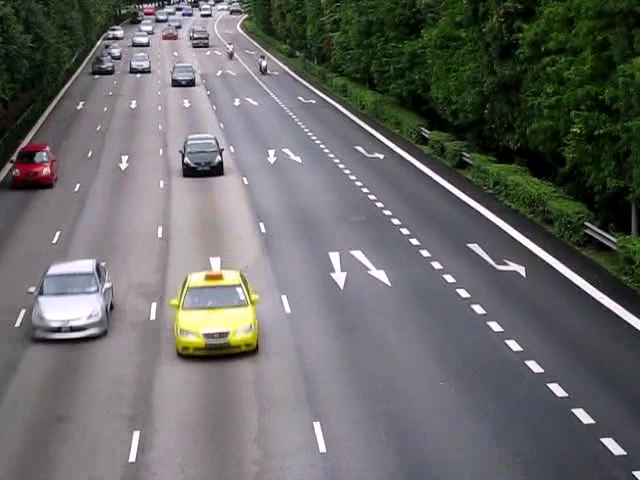
#> input picture frame 30 of ForegroundRemoval/traffic.mp4, 640 x 480 px
$ python ForegroundRemoval.py   (Python 2 division)
#> lines starting #> are read from the running program, lines starting #| are printed output that depends on the picture
#Name: Adrian Chan
'''
This Script takes a video still and removes the cars from the foreground,
leaving only the highway
'''

import cv2
import cv2.cv as cv
import numpy as np

cap = cv2.VideoCapture('traffic.mp4')

width = cap.get(cv.CV_CAP_PROP_FRAME_WIDTH)
height = cap.get(cv.CV_CAP_PROP_FRAME_HEIGHT)
fps = cap.get(cv.CV_CAP_PROP_FPS)
frameCount = int(cap.get(cv.CV_CAP_PROP_FRAME_COUNT))

print width
print height
print fps
print 1.0/frameCount

_,img = cap.read()
#> img is the input picture: shape (480, 640, 3); mean B, G, R 103.4, 104.9, 104.5
avgImg = np.float32(img)
for fr in range(1,frameCount):
    _, img = cap.read()
    cv2.accumulateWeighted(img, avgImg, 1.0/(fr+1))
    background = cv2.convertScaleAbs(avgImg)
    cv2.imshow('img', img)
    cv2.imshow('normImg', background)  # normImg is avgImg converted into uint8
    print "fr = ", fr, " alpha = ", 1.0/fr
cv2.imwrite("traffic_background.jpg", background)
cv2.waitKey(0)
cv2.destroyAllWindows()
cap.release()

$ run again, starting later in the video
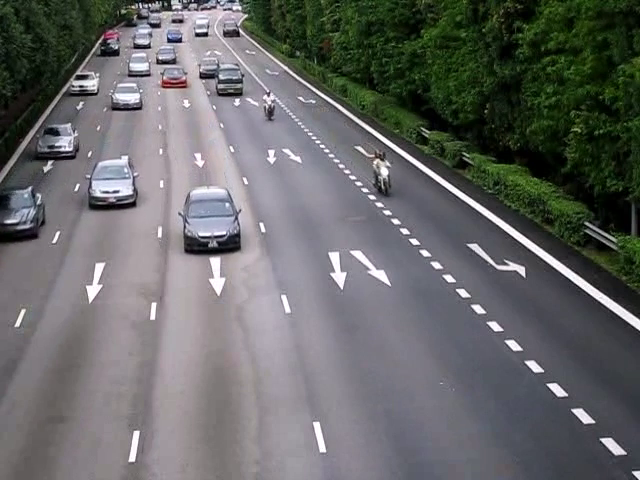
#> input picture frame 135 of ForegroundRemoval/traffic.mp4, 640 x 480 px
#> img is the input picture: shape (480, 640, 3); mean B, G, R 103.6, 104, 103

$ run again, starting later in the video
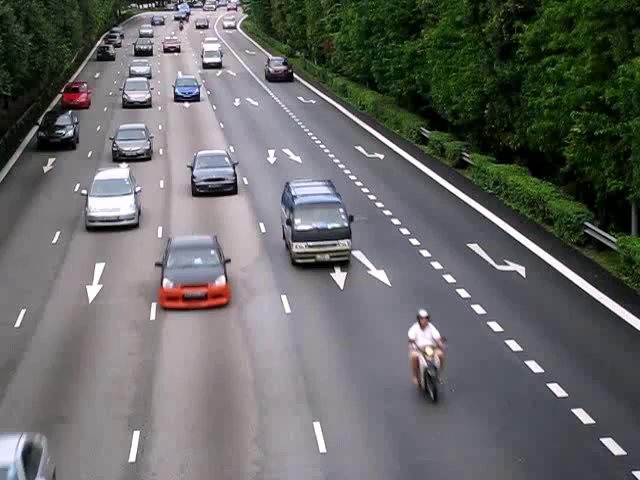
#> input picture frame 240 of ForegroundRemoval/traffic.mp4, 640 x 480 px
#> img is the input picture: shape (480, 640, 3); mean B, G, R 102.6, 103.9, 102.9
